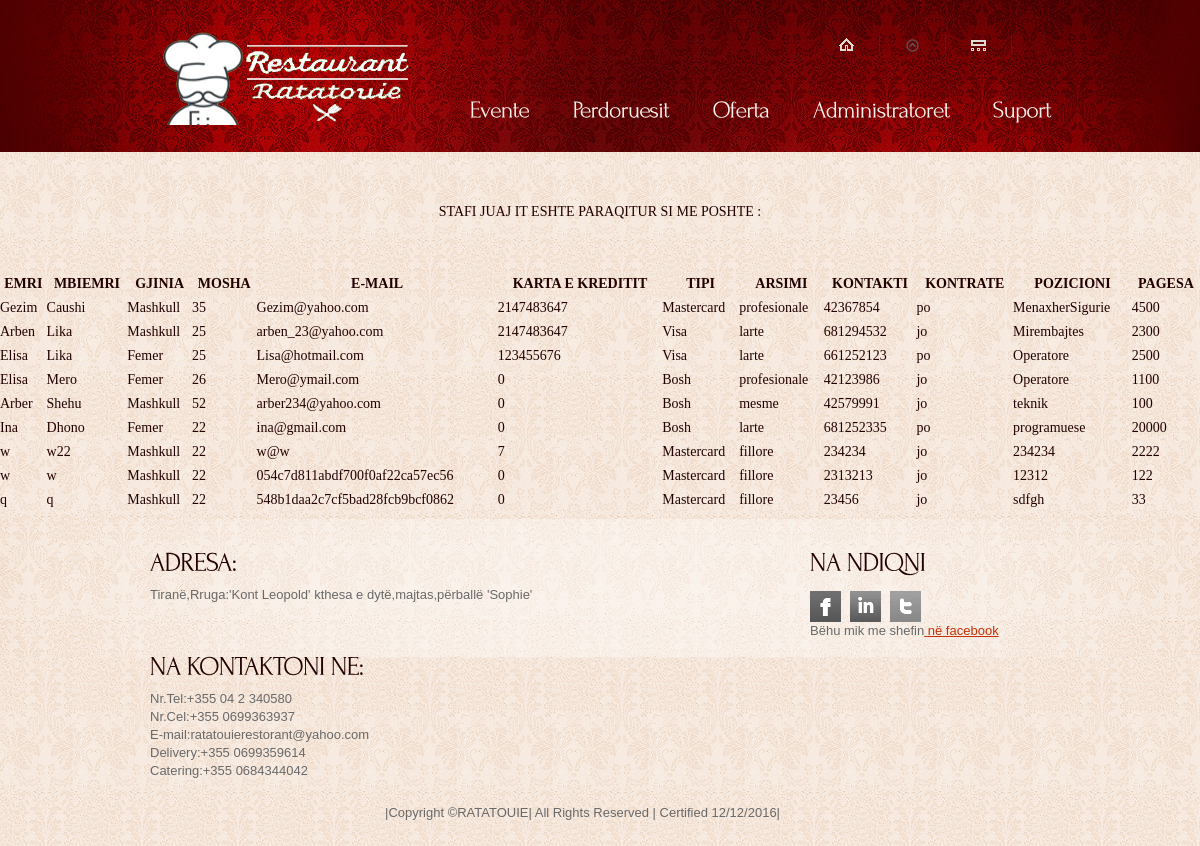
Screenshot of /pcstaf1.php with the database file from the repository.
### tables this page shows
CREATE TABLE `StafiIT` (
  `workerID` int(8) NOT NULL,
  `workername` varchar(15) NOT NULL,
  `workersurname` varchar(15) NOT NULL,
  `workergender` enum('Mashkull','Femer') NOT NULL,
  `workerage` int(2) NOT NULL,
  `workeremail` varchar(30) NOT NULL,
  `workercreditcard` int(16) NOT NULL,
  `workercdtype` enum('Bosh','Visa','Mastercard','Discover','AmericanExpress') NOT NULL,
  `workereducation` enum('paarsim','fillore','8/9vjecare','mesme','profesionale','larte') NOT NULL,
  `workercontactnum` int(15) NOT NULL,
  `kontrata` enum('po','jo') NOT NULL,
  `workerrole` varchar(30) NOT NULL,
  `workerwage` int(5) NOT NULL
);

### pcstaf1.php (the view, shortened to what this page needs)
<!DOCTYPE html>
<html lang="en">
<head>
<link rel="stylesheet" href="css/reset.css" type="text/css" media="all">
<link rel="stylesheet" href="css/layout.css" type="text/css" media="all">
<link rel="stylesheet" href="css/style.css" type="text/css" media="all">
</head>
<body id="page2">
<div class="body6">
  <div class="body1">
    <div class="main">
      <header>
        <h1><a href="index.php" id="logo">Restorant Ratatouie</a></h1>
         <nav>
            <ul id="top_nav">
              <li><a href="index.php"><img src="images/icon_1.gif" alt=""></a></li>
              <li><a href="reklama.php"><img src="images/icon_3.png" alt=""></a></li>
              <li><a href="admin.php"><img src="images/icon_2.gif" alt=""></a></li>
            </ul>
          </nav>
        <nav>
           <ul id="menu">
              <li><a href="events.php">Evente</a></li>
              <li><a href="users.php">Perdoruesit</a></li>
              <li><a href="ulje.php">Oferta</a></li>
              <li><a href="admini.php">Administratoret</a></li>
              <li><a href="help.php">Suport</a></li>
            </ul>
        </nav>
        </header>
    </div>
  </div>
</div><br><br>
<p align="center">STAFI JUAJ IT ESHTE PARAQITUR SI ME POSHTE : </p><br>
<?php
$sql=("SELECT *  FROM StafiIT");
$records=mysql_query($sql);
?>
<table style="width:100%">
  <tr>
    <th>EMRI</th>
    <th>MBIEMRI</th>
    <th>GJINIA</th>
    <th>MOSHA</th>
    <th>E-MAIL</th>
    <th>KARTA E KREDITIT</th>
    <th>TIPI</th>
    <th>ARSIMI</th>
    <th>KONTAKTI</th>
    <th>KONTRATE</th>
    <th>POZICIONI</th>
    <th>PAGESA</th>
  </tr>
  <?php
  while($StafiIT=mysql_fetch_assoc($records)){
    echo "<tr>";
    echo "<td>".$StafiIT['workername']."</td>";
    echo "<td>".$StafiIT['workersurname']."</td>";
     echo "<td>".$StafiIT['workergender']."</td>";
      echo "<td>".$StafiIT['workerage']."</td>";
      echo "<td>".$StafiIT['workeremail']."</td>";
       echo "<td>".$StafiIT['workercreditcard']."</td>";
        echo "<td>".$StafiIT['workercdtype']."</td>";
        echo "<td>".$StafiIT['workereducation']."</td>";
                echo "<td>".$StafiIT['workercontactnum']."</td>";
 echo "<td>".$StafiIT['kontrata']."</td>";
 echo "<td>".$StafiIT['workerrole']."</td>";
echo "<td>".$StafiIT['workerwage']."</td>";
    echo "</tr>";
  }
  ?>
  </table>
    <div class="body3">
  <div class="body4">
    <div class="main">
      <footer><hr>
        <div class="wrapper">
          <section class="col1 pad_left1">
     <h3>ADRESA:</h3>
         <p>Tiranë,Rruga:'Kont Leopold' kthesa e dytë,majtas,përballë 'Sophie'</p>
            <h3>NA KONTAKTONI NE:</h3>
      <p>Nr.Tel:+355 04 2 340580<br>
         Nr.Cel:+355 0699363937<br>
               E-mail:ratatouierestorant@yahoo.com<br>
               Delivery:+355 0699359614<br>
               Catering:+355 0684344042<br></p>
        <P ALIGN=right>
        |Copyright &copy;RATATOUIE|
         All Rights Reserved |
               Certified 12/12/2016|</p></section>
          <section class="col2 pad_left1">
            <h3>NA NDIQNI </h3>
            <ul id="icons">
              <li><a href="https://www.facebook.com/Restorant-Ratatouie-1187326811355133/" target="_blank" class="normaltip"><img src="images/icon1.gif" alt=""></a></li>
              <li><a href="https://www.instagram.com/ratatouierestorant/?hl=en" target="_blank" class="normaltip"><img src="images/icon2.gif" alt=""></a></li>
              <li><a href="https://twitter.com/RRatatouie" target="_blank" class="normaltip"><img src="images/icon3.gif" alt=""></a></li>
              <li>Bëhu mik me shefin<a href="https://www.facebook.com/ratatouiechef.restorantchef.3" target=_"blank"> në facebook</a></li>
        </ul>
        </section>
        </div>
      </footer>
    </div>
  </div>
</div>
</body>
</html>
  </body>
  </html>

### css/layout.css (style rules this page uses)
.col1, .col2, .col3, .cols { float:left }
.col1 { width:630px }
.col2 { width:240px }

### css/style.css (style rules this page uses)
article, aside, audio, canvas, command, datalist, details, embed, figcaption, figure, footer, header, hgroup, keygen, meter, nav, output, progress, section, source, video { display:block }
.wrapper { width:100%; overflow:hidden }
body { background:url(../images/bg_bot.jpg) center 0 repeat #faf3ed; border:0; font:14px Georgia, "Times New Roman", Times, serif; color:#200; line-height:24px }
.main { margin:0 auto; width:960px }
.body1 { background:url(../images/bg_top_img.jpg) top center no-repeat }
.body3 { background:url(../images/bg_bot.jpg) top center repeat }
.body4 { background:url(../images/bg_bot_img.jpg) top center no-repeat }
.body6 { background:url(../images/bg_top.jpg) top repeat-x }
a { color:#a80002; text-decoration:none; outline:none }
h1 { float:left; padding:0px 0 0 36px }
h3 { font-size:27px; color:#230000; line-height:1.2em; padding:20px 0 9px 0; letter-spacing:-1px }
p { padding-bottom:24px }
header { height:121px; padding-top:31px; width:100%; overflow:hidden }
#logo { display:block; background:url(../images/rat.png) 0 0 no-repeat; width:259px; height:94px; text-indent:-9999px }
#top_nav { float:right; padding:4px 43px 30px 0 }
#top_nav li { float:left; padding:3px 26px 5px 0; background:url(../images/top_line.gif) right 0 no-repeat; margin-right:25px }
#top_nav li a { display:block; line-height:0 }
#menu { width:633px; float:right; padding:0 0 0 0 }
#menu li { float:left; padding-left:3px }
#menu li a { display:block; font-size:24px; color:#faf3ed; line-height:40px; padding:0 20px; height:44px; letter-spacing:-1px }
.pad_left1 { padding-left:30px }
footer { height:138px; font:13px "Trebuchet MS", Arial, Helvetica, sans-serif; color:#696969; line-height:18px }
footer a { color:#c53005; text-decoration:underline }
#icons { padding:5px 0 0 0 }
#icons li { float:left; padding-right:9px }

### rows the page displays
stafiit: workername "Gezim", workersurname "Caushi", workergender "Mashkull", workerage "35", workeremail "Gezim@yahoo.com", workercreditcard "2147483647", workercdtype "Mastercard", workereducation "profesionale", workercontactnum "42367854", kontrata "po", workerrole "MenaxherSigurie", workerwage "4500"
stafiit: workername "Arben", workersurname "Lika", workergender "Mashkull", workerage "25", workeremail "arben_23@yahoo.com", workercreditcard "2147483647", workercdtype "Visa", workereducation "larte", workercontactnum "681294532", kontrata "jo", workerrole "Mirembajtes", workerwage "2300"
stafiit: workername "Elisa", workersurname "Lika", workergender "Femer", workerage "25", workeremail "Lisa@hotmail.com", workercreditcard "123455676", workercdtype "Visa", workereducation "larte", workercontactnum "661252123", kontrata "po", workerrole "Operatore", workerwage "2500"
stafiit: workername "Elisa", workersurname "Mero", workergender "Femer", workerage "26", workeremail "Mero@ymail.com", workercreditcard "0", workercdtype "Bosh", workereducation "profesionale", workercontactnum "42123986", kontrata "jo", workerrole "Operatore", workerwage "1100"
stafiit: workername "Arber", workersurname "Shehu", workergender "Mashkull", workerage "52", workeremail "arber234@yahoo.com", workercreditcard "0", workercdtype "Bosh", workereducation "mesme", workercontactnum "42579991", kontrata "jo", workerrole "teknik", workerwage "100"
stafiit: workername "Ina", workersurname "Dhono", workergender "Femer", workerage "22", workeremail "ina@gmail.com", workercreditcard "0", workercdtype "Bosh", workereducation "larte", workercontactnum "681252335", kontrata "po", workerrole "programuese", workerwage "20000"
stafiit: workername "w", workersurname "w22", workergender "Mashkull", workerage "22", workeremail "w@w", workercreditcard "7", workercdtype "Mastercard", workereducation "fillore", workercontactnum "234234", kontrata "jo", workerrole "234234", workerwage "2222"
stafiit: workername "w", workersurname "w", workergender "Mashkull", workerage "22", workeremail "054c7d811abdf700f0af22ca57ec56", workercreditcard "0", workercdtype "Mastercard", workereducation "fillore", workercontactnum "2313213", kontrata "jo", workerrole "12312", workerwage "122"
stafiit: workername "q", workersurname "q", workergender "Mashkull", workerage "22", workeremail "548b1daa2c7cf5bad28fcb9bcf0862", workercreditcard "0", workercdtype "Mastercard", workereducation "fillore", workercontactnum "23456", kontrata "jo", workerrole "sdfgh", workerwage "33"
